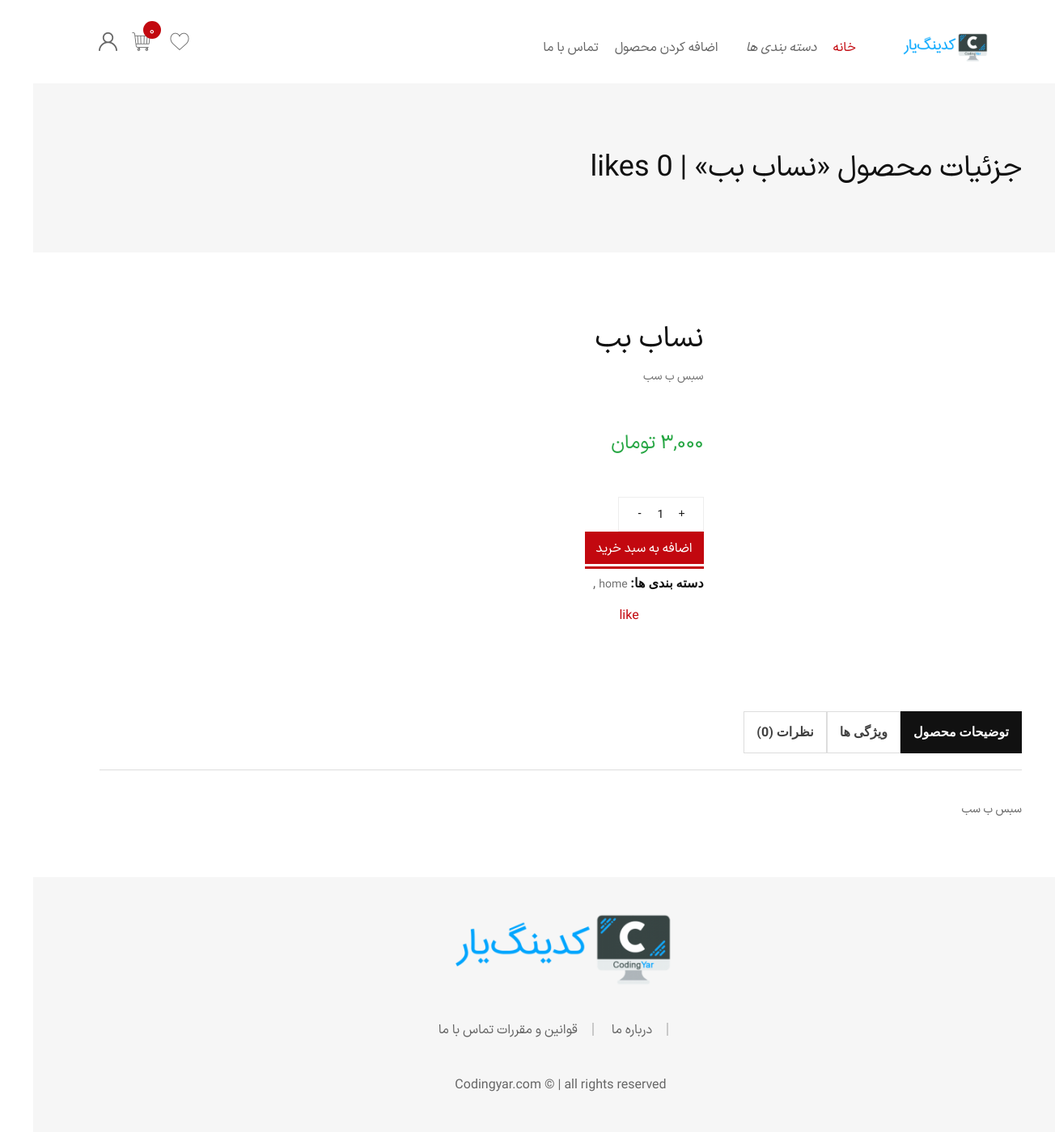
The page /store/products/نساب-بب/ (signed in) on the database its author committed.
### store/models.py (models this page shows, shortened)
class Product(models.Model):
    category = models.ManyToManyField(Category)
    title = models.CharField(max_length=255)
    slug = models.SlugField(allow_unicode=True)
    description = models.TextField()
    quantity = models.PositiveIntegerField()
    price = models.PositiveIntegerField()
    promotion = models.ForeignKey(Promotion, on_delete=models.CASCADE, null=True, blank=True, related_name='products')
    image = models.ImageField(upload_to='product', null=True)
    likes = GenericRelation(Like)
    date_time_created = models.DateTimeField(auto_now_add=True)
    date_time_modified = models.DateTimeField(auto_now=True)
    objects = ProductManager()
    def final_price(self):
        if self.promotion:
            return int(self.price * (1 - self.promotion.discount))
        return self.price

class Category(models.Model):
    title = models.CharField(max_length=255, unique=True)
    date_time_created = models.DateTimeField(auto_now_add=True)
    date_time_modified = models.DateTimeField(auto_now=True)

### store/forms.py
class AddProductToCartForm(forms.Form):
    CHOICES = [(i, str(i)) for i in range(1, 30)]
    quantity = forms.TypedChoiceField(choices=CHOICES, coerce=int)

### store/cart.py (called while the page is built)
    def total_price(self):
        total = 0
        product_ids = list(map(int, self.cart.keys()))
        for product in Product.objects.filter(id__in=product_ids):
            quantity = self.cart[str(product.id)]['quantity']
            total += product.final_price() * quantity
        return total

    def __len__(self):
        return len(self.cart.keys())

### store/context_processor.py (called while the page is built)
def cart_processor(request):
    cart = Cart(request)
    return {'cart': cart}

def category_processor(request):
    query = Category.objects.all()
    return {'categories': query}

### store/models.py (called while the page is built)
    def can_display(self):
        return self.filter(is_show=True)

### store/templatetags/persian_numbers.py (called while the page is built)
@register.filter
def trans_number(value):
    value = str(value)
    persian_numbers = '۱۲۳۴۵۶۷۸۹۰'
    english_numbers = '1234567890'
    translation_table = str.maketrans(english_numbers, persian_numbers)
    return value.translate(translation_table)

### store/views.py (called while the page is built)
    def get_object(self, queryset=None):
        product = get_object_or_404(Product, slug=self.kwargs['slug'])
        return product

    def get_context_data(self, **kwargs):
        context = super().get_context_data(**kwargs)
        context['add_product_to_cart_form'] = AddProductToCartForm()
        product = self.get_object()
        if Like.objects.filter(user=self.request.user, object_id=product.pk).exists():
            context['like'] = 'unlike'
        else:
            context['like'] = 'like'
        return context

### store/templates/store/product_detail.html (shortened to what this page needs)
{% extends '_base.html' %}
{% load static %}
{% load persian_numbers %}
{% load humanize %}
{% block content %}
    <div class="breadcrumb-area bg-color ptb--90" data-bg-color="#f6f6f6">
        <div class="container">
            <div class="row">
                <div class="col-12">
                    <div class="d-flex justify-content-between align-items-center flex-sm-row flex-column">
                        <h1 class="page-title">جزئیات محصول «{{ product.title }}» | {{ product.likes.all|length }}
                            likes</h1>
                    </div>
                </div>
            </div>
        </div>
    </div>
    <div class="main-content-wrapper">
        <div class="page-content-inner ptb--80">
            <div class="container">
                <div class="row no-gutters mb--80">
                    <div class="col-12 col-sm-4 product-main-image d-flex align-content-center">
                    </div>
                    <div class="col-12 col-sm-8 product-main-details mt-md--50">
                        <div class="product-summary pl-lg--30 pl-md--0 text-right p-4">
                            <h3 class="product-title mb--20">{{ product.title }}</h3>
                            <p class="product-short-description mb--20">
                                {{ product.description }}
                            </p>
                            <div class="my-5 py-5 product-price-wrapper mb--25">
                                <span class="money text-success">{{ product.final_price| intcomma | trans_number}} تومان</span>
                            </div>
                            <div class="product-action d-flex align-items-sm-center align-content-center mb--30">
                                <form action="{% url 'add-product-to-cart' product.pk %}" method="post">
                                    <div class="quantity-wrapper d-flex justify-content-start">
                                        <div class="quantity">
                                            <input type="number" class="quantity-input" name="quantity" id="qty"
                                                   value="1"
                                                   min="1">
                                            <button type="submit"
                                                    class="btn btn-small btn-bg-red btn-color-white btn-hover-2"
                                                    onclick="window.location.href='cart.html'">
                                                اضافه به سبد خرید
                                            </button>
                                </form>
                            </div>
                        </div>
                    </div>
                    <div class="product-footer-meta mt-5 pt-5">
                        <p><span class="m-0">دسته بندی ها:</span>
                            {% for category in product.category.all %}
                                <a href="{% url 'product-list' %}?category__title={{ category.title }}">{{ category.title }}</a>
                            {% endfor %}
                        </p>
                    </div>
                    <a href="{% url 'like-product' product.pk %}">
                        <button class="btn btn-danger">{{ like }}</button>
                    </a>
                </div>
            </div>
        </div>
        <div class="row justify-content-center">
            <div class="col-12">
                <div class="product-data-tab tab-style-3">
                    <div class="nav nav-tabs product-data-tab__head" id="product-tab" role="tablist">
                        <a class="m-0 product-data-tab__link nav-link active" id="nav-description-tab"
                           data-toggle="tab" href="#nav-description" role="tab" aria-selected="true">
                            <span>توضیحات محصول</span>
                        </a>
                        <a class="m-0 product-data-tab__link nav-link" id="nav-info-tab" data-toggle="tab"
                           href="#nav-info" role="tab" aria-selected="true">
                            <span>ویژگی ها</span>
                        </a>
                        <a class="m-0 product-data-tab__link nav-link" id="nav-reviews-tab" data-toggle="tab"
                           href="#nav-reviews" role="tab" aria-selected="true">
                            <span>نظرات ({{ product.comments.can_display|length }})</span>
                        </a>
                    </div>
                    <div class="tab-content product-data-tab__content" id="product-tabContent">
                        <div class="tab-pane fade show active" id="nav-description" role="tabpanel"
                             aria-labelledby="nav-description-tab">
                            <div class="product-description text-justify">
                                <p>{{ product.description }}
                            </div>
                        </div>
                    </div>
                </div>
            </div>
        </div>
    </div>
    </div>
{% endblock %}

### static/css/_base.css (style rules this page uses)
body { font-family: "IRANSansX", serif; text-align:right !important; }

### rows shown on the page
Product: title "نساب بب", description "سبس ب سب", final_price|trans_number "۳,۰۰۰"
Category: title "home"

### other values the page prints
{{ product.likes.all|length }} "0"
